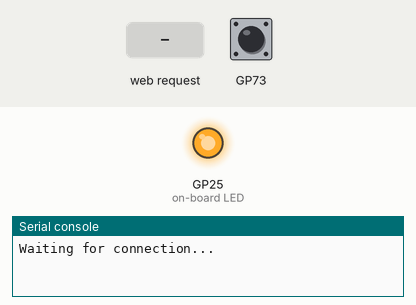
A program run on a simulated Raspberry Pi Pico running MicroPython. On the bench: output pins drawn as LEDs (lit = HIGH), the last lines printed to the serial console. The inputs (shaded band) are chosen by the test bench. WiFi joins after 1.5 s; values from a settings file that is not in the repository are placeholders.

Above: at 0.1 s.
At 3.2 s:
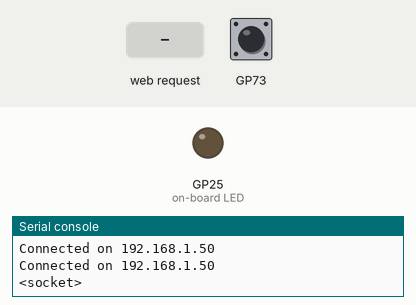
3.3 s: HTTP request GET /lighton received
4.8 s: HTTP request GET /lightoff received
6.3 s: HTTP request GET / received
Timing chart, 0 to 9.3 s (numbered marks = the images above; inputs shaded):
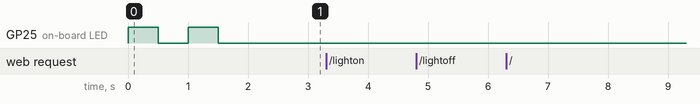

The program:

project.py
```python
# project.py
#from https://projects.raspberrypi.org/en/projects/get-started-pico-w/4

import network
import socket
from time import sleep
from picozero import pico_temp_sensor, pico_led
import machine
import rp2
import sys
import secrets

def connect():
    #Connect to WLAN
    wlan = network.WLAN(network.STA_IF)
    wlan.active(True)
    #wlan.connect(secrets.WIFI_SSID, secrets.WIFI_PASSWORD,channel=6)
    wlan.connect(secrets.WIFI_SSID, secrets.WIFI_PASSWORD)
    while wlan.isconnected() == False:
        if rp2.bootsel_button() == 1:
            sys.exit()
        print('Waiting for connection...')
        pico_led.on()
        sleep(0.5)
        pico_led.off()
        sleep(0.5)

    ip = wlan.ifconfig()[0]
    print(f'Connected on {ip}')
    ip = wlan.ifconfig()[0]
    print(f'Connected on {ip}')
    return(ip)

def open_socket(ip):
    # Open a socket
    address = (ip, 80)
    connection = socket.socket()
    connection.bind(address)
    connection.listen(1)
    print(connection)
    return connection

def webpage(temperature, state):
    #Template HTML
    html = f"""
            <!DOCTYPE html>
            <html>
            <form action="./lighton">
            <input type="submit" value="Light on" />
            </form>
            <form action="./lightoff">
            <input type="submit" value="Light off" />
            </form>
            <p>LED is {state}</p>
            <p>Temperature is {temperature}</p>
            </body>
            </html>
            """
    return str(html)

def serve(connection):
    #Start a web server
    state = 'OFF'
    pico_led.off()
    temperature = 0
    while True:
        client = connection.accept()[0]
        request = client.recv(1024)
        request = str(request)
        print(request)
        html = webpage(temperature, state)
        client.send(html)
        client.close()


ip = connect()
connection = open_socket(ip)
serve(connection)
```
